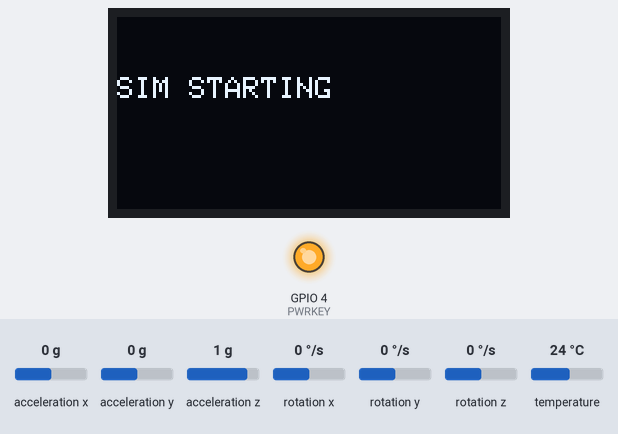
Bench run of a program on a simulated ESP32. Parts: 128×64 one-colour display, output pins drawn as LEDs (lit = HIGH). The inputs (shaded band) are chosen by the test bench; at power-on: acceleration x 0 g, acceleration y 0 g, acceleration z 1 g, rotation x 0 °/s, rotation y 0 °/s, rotation z 0 °/s, temperature 24 °C. WiFi joins after 1.5 s; servers stay silent unless stated; the modem accepts every AT command (registered, SIM ready, sends succeed) and sends nothing else.

Above: at 2.1 s.
At 5.1 s:
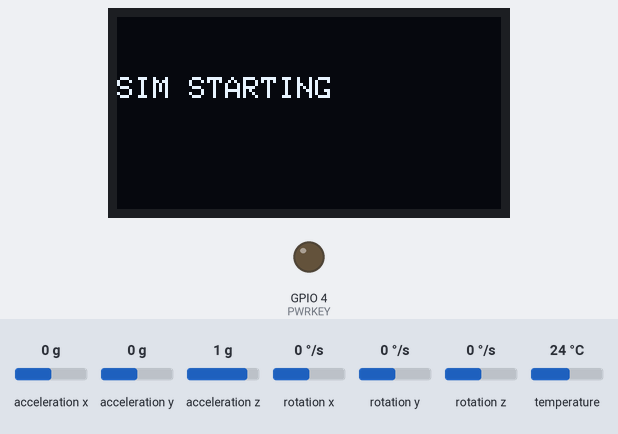
At 22.9 s:
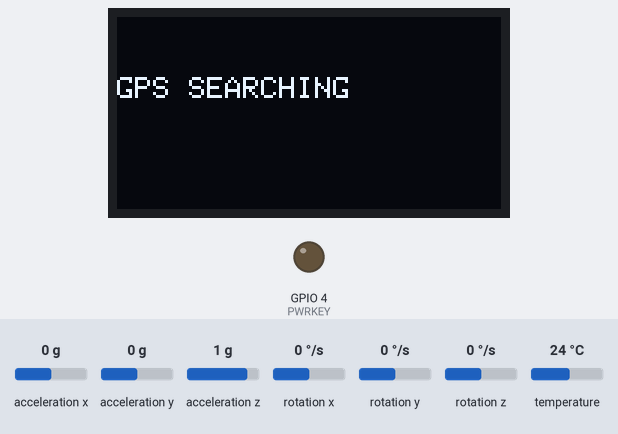
Timing chart, 0 to 24.4 s (numbered marks = the images above):
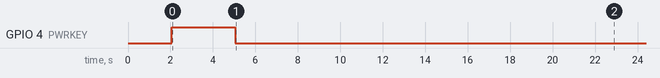

Measured:
- what the display in image 0 shows lasts 20.8 s, from 2.1 s to 22.9 s

The program:

main.cpp
```cpp
#define BLYNK_PRINT Serial

#define BLYNK_TEMPLATE_ID   "TMPL6zMXMta2b"
#define BLYNK_TEMPLATE_NAME "Contracker"
#define BLYNK_AUTH_TOKEN    "PnmkZq1xinsGW7JOd7PFW7GNFu_qg0Kb"

// ================= BLYNK VPIN =================
#define VPIN_MAP       V0
#define VPIN_STATUS    V1
#define VPIN_LAT       V3
#define VPIN_LON       V4
#define VPIN_MOTION    V5
#define VPIN_AX        V6
#define VPIN_AY        V7
#define VPIN_AZ        V8

// ================= TINYGSM =================
#define TINY_GSM_MODEM_SIM7080
#define TINY_GSM_USE_GPRS true
#define TINY_GSM_USE_WIFI false

#include <Arduino.h>
#include <Wire.h>
#include <TinyGsmClient.h>
#include <BlynkSimpleTinyGSM.h>
#include <Adafruit_GFX.h>
#include <Adafruit_SSD1306.h>
#include <Adafruit_MPU6050.h>
#include <Adafruit_Sensor.h>

// ================= APN =================
const char apn[]  = "internet";
const char user[] = "";
const char pass[] = "";

// ================= SIM7080G =================
#define SIM_RX  32
#define SIM_TX  33
#define PWRKEY  4
HardwareSerial sim7080(1);
TinyGsm modem(sim7080);

// ================= OLED =================
#define SCREEN_WIDTH 128
#define SCREEN_HEIGHT 64
Adafruit_SSD1306 display(SCREEN_WIDTH, SCREEN_HEIGHT, &Wire, -1);

// ================= MPU6050 =================
Adafruit_MPU6050 mpu;
bool isMoving = false;
float accelThreshold = 1.5;

// ================= GPS =================
float latitude = 0.0;
float longitude = 0.0;

// ================= STATUS =================
enum GpsStatus { GPS_INIT, GPS_SEARCHING, GPS_FIX };
GpsStatus gpsStatus = GPS_INIT;

// ================= OLED =================
void oledStatus(const char* l1, const char* l2 = "") {
  display.clearDisplay();
  display.setTextSize(1);
  display.setTextColor(SSD1306_WHITE);
  display.setCursor(0, 20);
  display.println(l1);
  if (strlen(l2)) {
    display.setCursor(0, 35);
    display.println(l2);
  }
  display.display();
}

void oledGPSFix() {
  display.clearDisplay();
  display.setTextSize(1);
  display.setTextColor(SSD1306_WHITE);

  display.setCursor(0, 0);
  display.print("LAT: ");
  display.println(latitude, 6);

  display.setCursor(0, 12);
  display.print("LON: ");
  display.println(longitude, 6);

  display.drawLine(0, 26, 128, 26, SSD1306_WHITE);

  display.setCursor(0, 32);
  display.println("GPS FIX");

  display.setCursor(80, 48);
  display.println(isMoving ? "MOVE" : "STOP");

  display.display();
}

void updateOLED() {
  if (gpsStatus == GPS_FIX) oledGPSFix();
  else if (gpsStatus == GPS_SEARCHING) oledStatus("GPS SEARCHING");
  else oledStatus("SIM STARTING");
}

// ================= MPU6050 =================
void readAccelerometer() {
  sensors_event_t a, g, t;
  mpu.getEvent(&a, &g, &t);

  float mag = sqrt(
    a.acceleration.x * a.acceleration.x +
    a.acceleration.y * a.acceleration.y +
    a.acceleration.z * a.acceleration.z
  );

  isMoving = abs(mag - 9.8) > accelThreshold;

  Blynk.virtualWrite(VPIN_AX, a.acceleration.x);
  Blynk.virtualWrite(VPIN_AY, a.acceleration.y);
  Blynk.virtualWrite(VPIN_AZ, a.acceleration.z);
  Blynk.virtualWrite(VPIN_MOTION, isMoving ? "MOVING" : "STOP");
}

// ================= SIM POWER =================
void powerOnSIM() {
  pinMode(PWRKEY, OUTPUT);
  digitalWrite(PWRKEY, HIGH);
  delay(3000);
  digitalWrite(PWRKEY, LOW);
  delay(15000);
}

// ================= GPS PARSER =================
bool readGPS(float &lat, float &lon) {
  sim7080.println("AT+CGNSINF");
  delay(300);

  while (sim7080.available()) {
    String line = sim7080.readStringUntil('\n');
    line.trim();

    if (line.startsWith("+CGNSINF:")) {
      String f[10];
      int idx = 0, last = 0;

      for (int i = 0; i < line.length() && idx < 10; i++) {
        if (line.charAt(i) == ',') {
          f[idx++] = line.substring(last, i);
          last = i + 1;
        }
      }
      f[idx] = line.substring(last);

      if (f[1] == "1") {
        lat = f[3].toFloat();
        lon = f[4].toFloat();
        return true;
      }
    }
  }
  return false;
}

// ================= SETUP =================
void setup() {
  Serial.begin(115200);
  delay(2000);

  Wire.begin();
  display.begin(SSD1306_SWITCHCAPVCC, 0x3C);

  mpu.begin();

  updateOLED();

  sim7080.begin(115200, SERIAL_8N1, SIM_RX, SIM_TX);
  powerOnSIM();

  modem.restart();
  modem.gprsConnect(apn, user, pass);

  modem.sendAT("+CGNSPWR=1");
  delay(1000);

  Blynk.begin(BLYNK_AUTH_TOKEN, modem, apn, user, pass);

  gpsStatus = GPS_SEARCHING;
  updateOLED();
}

// ================= LOOP =================
void loop() {
  Blynk.run();

  if (readGPS(latitude, longitude)) {
    gpsStatus = GPS_FIX;
    Blynk.virtualWrite(VPIN_MAP, latitude, longitude);
    Blynk.virtualWrite(VPIN_LAT, latitude);
    Blynk.virtualWrite(VPIN_LON, longitude);
    Blynk.virtualWrite(VPIN_STATUS, "GPS FIX");
  } else {
    gpsStatus = GPS_SEARCHING;
    Blynk.virtualWrite(VPIN_STATUS, "GPS SEARCHING");
  }

  readAccelerometer();
  updateOLED();

  delay(2000);
}
```
